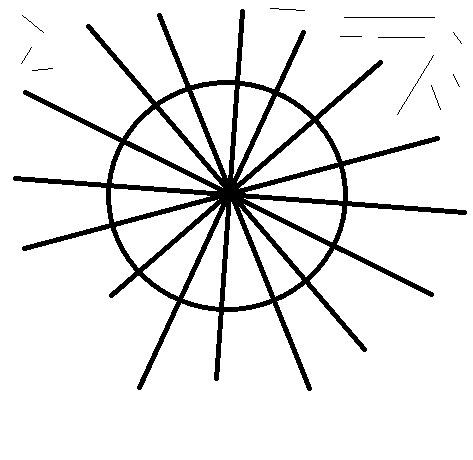
#> input picture demo/img/alllines.png, 473 x 460 px
$ python find_alllines.py
#> lines starting #> are read from the running program, lines starting #| are printed output that depends on the picture; after the words box and inside, x2 and y2 are one past the last pixel; in counts of white or black regions, pixels touching at a corner belong together
'''
Created on 2014-2-18

@author: Administrator
'''
import cv2
import numpy as np

img = cv2.imread('img/alllines.png')
#> img is the input picture: shape (460, 473, 3); 91% white; 12 black regions (3 under 20 px), largest, box (x1, y1, x2, y2) and area: (13, 9, 467, 391) 19204, (344, 17, 435, 18) 91, (397, 55, 434, 115) 60
gray = cv2.cvtColor(img,cv2.COLOR_BGR2GRAY)
edges = cv2.Canny(gray,150,200,apertureSize = 3)
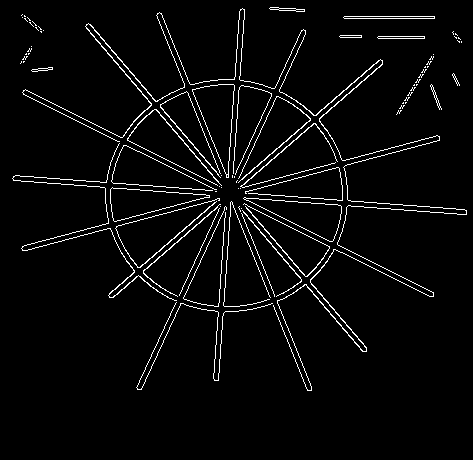
#> edges: shape (460, 473); 3.8% white in thin lines or dots, all inside (x1, y1, x2, y2) = (12, 7, 467, 391)

cv2.imshow('edges',edges)

lines = cv2.HoughLinesP(edges, 1, np.pi/180, 20, minLineLength = 5, maxLineGap = 10)
#> lines = 134 rows, first 6: [232, 177, 244, 9], [213, 378, 225, 206], [109, 293, 219, 198], [231, 201, 307, 390], [239, 206, 311, 386], [113, 297, 220, 204]
for x1,y1,x2,y2 in lines[0]:
    cv2.line(img,(x1,y1),(x2,y2),(0,0,255),2)
#> this loop made 1 pass
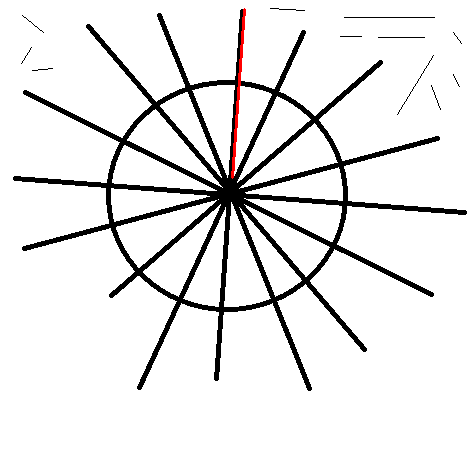
#> img: shape (460, 473, 3); 0.23% of pixels changed, all inside (x1, y1, x2, y2) = (231, 8, 246, 179)
cv2.imshow('houghlines',img)

cv2.waitKey(0)
cv2.destroyAllWindows()
